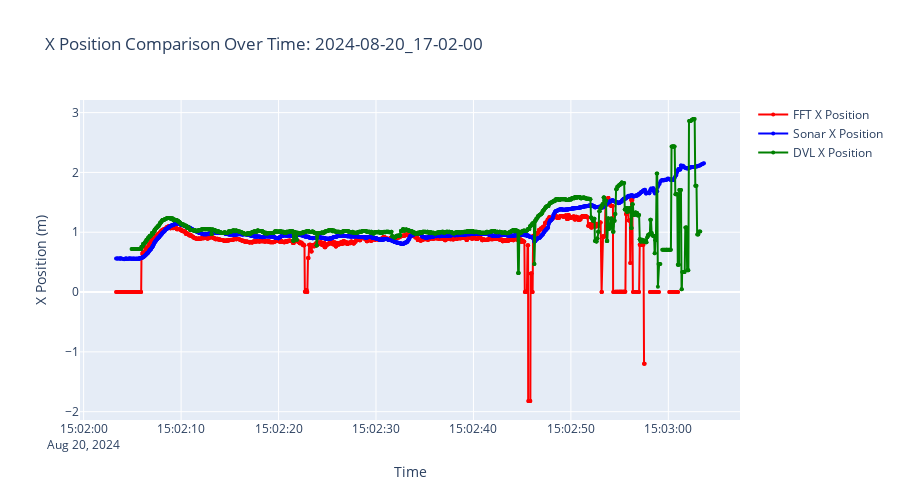
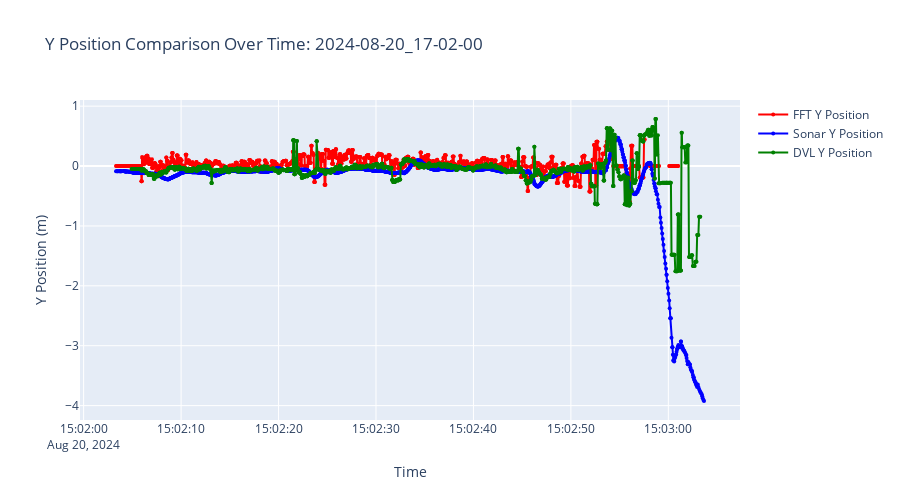

Notebook code cell kept with these figures, in order:
### Markdown cell above
## 7. Net Relative Position (X,Y) Comparison

Compare net relative X and Y positions calculated from all three systems using distance and pitch/angle measurements.

### Code cell
# Net Relative X,Y Position Comparison
if 'sync_df' in locals() and sync_df is not None:
    print("=== NET RELATIVE POSITION (X,Y) COMPARISON ===\n")
    
    # Display position summary
    print("Position Summary Statistics:")
    visualizer.print_position_summary(sync_df)
    
    # Create and display X position comparison
    print("\nCreating X position comparison plot...")
    fig_x_position = visualizer.create_x_position_comparison(sync_df, TARGET_BAG)
    fig_x_position.show()
    
    # Create and display Y position comparison
    print("\nCreating Y position comparison plot...")
    fig_y_position = visualizer.create_y_position_comparison(sync_df, TARGET_BAG)
    fig_y_position.show()
    
    # Calculate position statistics
    print("\n=== POSITION STATISTICS ===")
    
    for system, x_col, y_col in [
        ('FFT', 'fft_x_m', 'fft_y_m'),
        ('Sonar', 'sonar_x_m', 'sonar_y_m'),
        ('DVL', 'nav_x_m', 'nav_y_m')
    ]:
        if x_col in sync_df.columns and y_col in sync_df.columns:
            valid = sync_df[x_col].notna() & sync_df[y_col].notna()
            if valid.sum() > 0:
                x_data = sync_df.loc[valid, x_col]
                y_data = sync_df.loc[valid, y_col]
                
                # Calculate distance from origin
                dist_from_origin = np.sqrt(x_data**2 + y_data**2)
                
                print(f"\n{system}:")
                print(f"  X: {x_data.mean():.3f} ± {x_data.std():.3f} m (range: {x_data.min():.3f} to {x_data.max():.3f})")
                print(f"  Y: {y_data.mean():.3f} ± {y_data.std():.3f} m (range: {y_data.min():.3f} to {y_data.max():.3f})")
                print(f"  Distance from origin: {dist_from_origin.mean():.3f} ± {dist_from_origin.std():.3f} m")
    
    print("\n✓ Net relative position comparison complete")

else:
    print("✗ Synchronization data not available - run distance/pitch comparison first")

### Figure 1 — Plotly figure (JSON) as saved in the notebook; plotly's stock layout.template omitted (floating-point values rounded to 4 significant figures; data arrays with more than 128 entries replaced by an {"elided": "..."} marker saying what was removed)
{"data": [{"line": {"color": "red", "width": 2}, "marker": {"size": 4}, "mode": "lines+markers", "name": "FFT X Position", "type": "scatter", "x": {"elided": "1851 str values"}, "y": {"elided": "1851 float values"}}, {"line": {"color": "blue", "width": 2}, "marker": {"size": 4}, "mode": "lines+markers", "name": "Sonar X Position", "type": "scatter", "x": {"elided": "1851 str values"}, "y": {"elided": "1851 float values"}}, {"line": {"color": "green", "width": 2}, "marker": {"size": 4}, "mode": "lines+markers", "name": "DVL X Position", "type": "scatter", "x": {"elided": "1851 str values"}, "y": {"elided": "1851 float values"}}], "layout": {"height": 500, "showlegend": true, "title": {"text": "X Position Comparison Over Time: 2024-08-20_17-02-00"}, "xaxis": {"title": {"text": "Time"}}, "yaxis": {"title": {"text": "X Position (m)"}}}}

### Figure 2 — Plotly figure (JSON) as saved in the notebook; plotly's stock layout.template omitted (floating-point values rounded to 4 significant figures; data arrays with more than 128 entries replaced by an {"elided": "..."} marker saying what was removed)
{"data": [{"line": {"color": "red", "width": 2}, "marker": {"size": 4}, "mode": "lines+markers", "name": "FFT Y Position", "type": "scatter", "x": {"elided": "1851 str values"}, "y": {"elided": "1851 float values"}}, {"line": {"color": "blue", "width": 2}, "marker": {"size": 4}, "mode": "lines+markers", "name": "Sonar Y Position", "type": "scatter", "x": {"elided": "1851 str values"}, "y": {"elided": "1851 float values"}}, {"line": {"color": "green", "width": 2}, "marker": {"size": 4}, "mode": "lines+markers", "name": "DVL Y Position", "type": "scatter", "x": {"elided": "1851 str values"}, "y": {"elided": "1851 float values"}}], "layout": {"height": 500, "showlegend": true, "title": {"text": "Y Position Comparison Over Time: 2024-08-20_17-02-00"}, "xaxis": {"title": {"text": "Time"}}, "yaxis": {"title": {"text": "Y Position (m)"}}}}
